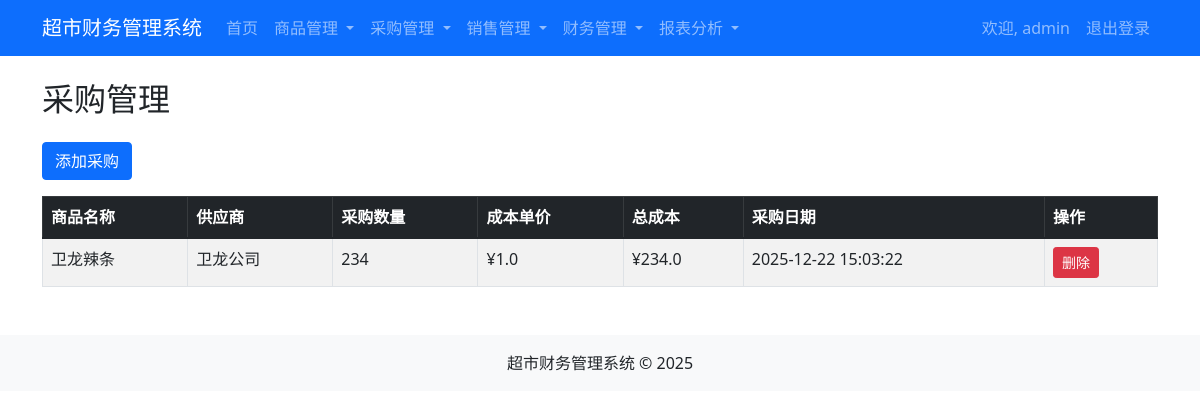
The app's page /purchases (signed in) with its own data.
### app.py (models this page shows, shortened)
class User(db.Model, UserMixin):
    id = db.Column(db.Integer, primary_key=True)
    username = db.Column(db.String(20), unique=True, nullable=False)
    email = db.Column(db.String(120), unique=True, nullable=False)
    password = db.Column(db.String(60), nullable=False)
    role = db.Column(db.String(20), nullable=False, default='user')

class Purchase(db.Model):
    id = db.Column(db.Integer, primary_key=True)
    product_id = db.Column(db.Integer, db.ForeignKey('product.id'), nullable=False)
    supplier_id = db.Column(db.Integer, db.ForeignKey('supplier.id'), nullable=False)
    quantity = db.Column(db.Integer, nullable=False)
    total_cost = db.Column(db.Float, nullable=False)
    purchase_date = db.Column(db.DateTime, nullable=False, default=datetime.utcnow)
    product = db.relationship('Product', backref=db.backref('purchases', lazy=True))
    supplier = db.relationship('Supplier', backref=db.backref('purchases', lazy=True))

class Product(db.Model):
    id = db.Column(db.Integer, primary_key=True)
    name = db.Column(db.String(100), nullable=False)
    category = db.Column(db.String(50), nullable=False)
    price = db.Column(db.Float, nullable=False)
    cost_price = db.Column(db.Float, nullable=False)

class Supplier(db.Model):
    id = db.Column(db.Integer, primary_key=True)
    name = db.Column(db.String(100), nullable=False)
    contact = db.Column(db.String(50), nullable=False)
    phone = db.Column(db.String(20), nullable=False)
    address = db.Column(db.String(200), nullable=False)

### app.py (the view)
@app.route("/purchases")
@login_required
def purchase_list():
    purchases = Purchase.query.order_by(Purchase.purchase_date.desc()).all()
    return render_template('purchase_list.html', purchases=purchases)

### app.py (called while the page is built)
@login_manager.user_loader
def load_user(user_id):
    return User.query.get(int(user_id))

### templates/purchase_list.html
{% extends 'base.html' %}
{% block content %}
<div class="row">
    <div class="col-md-12">
        <h2 class="mb-4">采购管理</h2>
        <a href="{{ url_for('add_purchase') }}" class="btn btn-primary mb-3">添加采购</a>
        <div class="table-responsive">
            <table class="table table-striped table-bordered">
                <thead class="table-dark">
                    <tr>
                        <th>商品名称</th>
                        <th>供应商</th>
                        <th>采购数量</th>
                        <th>成本单价</th>
                        <th>总成本</th>
                        <th>采购日期</th>
                        <th>操作</th>
                    </tr>
                </thead>
                <tbody>
                    {% for purchase in purchases %}
                    <tr>
                        <td>{{ purchase.product.name }}</td>
                        <td>{{ purchase.supplier.name }}</td>
                        <td>{{ purchase.quantity }}</td>
                        <td>¥{{ purchase.product.cost_price }}</td>
                        <td>¥{{ purchase.total_cost }}</td>
                        <td>{{ purchase.purchase_date.strftime('%Y-%m-%d %H:%M:%S') }}</td>
                        <td>
                            <form action="{{ url_for('delete_purchase', purchase_id=purchase.id) }}" method="POST" style="display: inline;">
                                <button type="submit" class="btn btn-sm btn-danger" onclick="return confirm('确定要删除该采购记录吗？')">删除</button>
                            </form>
                        </td>
                    </tr>
                    {% endfor %}
                </tbody>
            </table>
        </div>
    </div>
</div>
{% endblock %}

### templates/base.html (shortened to what this page needs)
<!DOCTYPE html>
<html lang="zh-CN">
<head>
    <link rel="stylesheet" href="https://cdn.jsdelivr.net/npm/bootstrap@5.1.3/dist/css/bootstrap.min.css">
    <link rel="stylesheet" href="{{ url_for('static', filename='style.css') }}">
</head>
<body>
    <nav class="navbar navbar-expand-lg navbar-dark bg-primary">
        <div class="container">
            <a class="navbar-brand" href="{{ url_for('home') }}">超市财务管理系统</a>
            <div class="collapse navbar-collapse" id="navbarNav">
                {% if current_user.is_authenticated %}
                <ul class="navbar-nav">
                    <li class="nav-item">
                        <a class="nav-link" href="{{ url_for('home') }}">首页</a>
                    </li>
                    <li class="nav-item dropdown">
                        <a class="nav-link dropdown-toggle" href="#" id="productDropdown" role="button" data-bs-toggle="dropdown" aria-expanded="false">
                            商品管理
                        </a>
                    </li>
                    <li class="nav-item dropdown">
                        <a class="nav-link dropdown-toggle" href="#" id="purchaseDropdown" role="button" data-bs-toggle="dropdown" aria-expanded="false">
                            采购管理
                        </a>
                    </li>
                    <li class="nav-item dropdown">
                        <a class="nav-link dropdown-toggle" href="#" id="saleDropdown" role="button" data-bs-toggle="dropdown" aria-expanded="false">
                            销售管理
                        </a>
                    </li>
                    <li class="nav-item dropdown">
                        <a class="nav-link dropdown-toggle" href="#" id="financeDropdown" role="button" data-bs-toggle="dropdown" aria-expanded="false">
                            财务管理
                        </a>
                    </li>
                    <li class="nav-item dropdown">
                        <a class="nav-link dropdown-toggle" href="#" id="reportDropdown" role="button" data-bs-toggle="dropdown" aria-expanded="false">
                            报表分析
                        </a>
                    </li>
                </ul>
                <ul class="navbar-nav ms-auto">
                    <li class="nav-item">
                        <span class="nav-link">欢迎, {{ current_user.username }}</span>
                    </li>
                    <li class="nav-item">
                        <a class="nav-link" href="{{ url_for('logout') }}">退出登录</a>
                    </li>
                </ul>
                {% endif %}
            </div>
        </div>
    </nav>
    <main class="container mt-4">
        {% block content %}
        {% endblock %}
    </main>
    <footer class="bg-light text-center py-3 mt-5">
        <div class="container">
            <p class="mb-0">超市财务管理系统 &copy; 2025</p>
        </div>
    </footer>
</body>
</html>

### static/style.css (style rules this page uses)
.table { margin-bottom: 0; }

### records on screen
User: username "admin"
Purchase: product.name "卫龙辣条", supplier.name "卫龙公司", quantity "234", product.cost_price "1.0", total_cost "234.0", purchase_date "2025-12-22 15:03:22"
